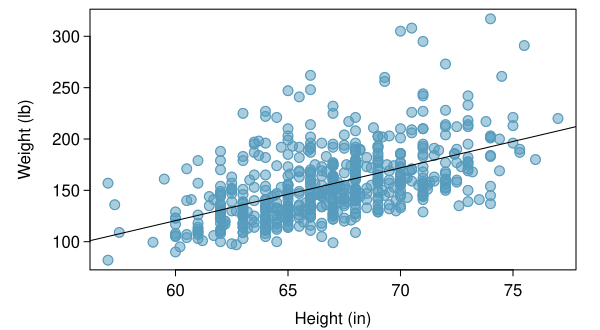

The script that drew this image:
library(openintro)
#data(famuss)
data(COL)

myPDF("famussHeightWeightRegress.pdf",
      6,
      3.3,
      mar = c(3, 4.5, 0.5, 1.2),
      mgp = c(2.8, 0.5, 0))
plot(famuss$height,
     famuss$weight,
     pch = 19,
     cex = 1.3,
     col = COL[1, 3],
     xlab = "",
     ylab = "Weight (lb)")
points(famuss$height,
       famuss$weight,
       cex = 1.3,
       col = COL[1])
mtext("Height (in)", 1, 1.9)
abline(-187.791, 5.139, col = COL[5])

dev.off()
